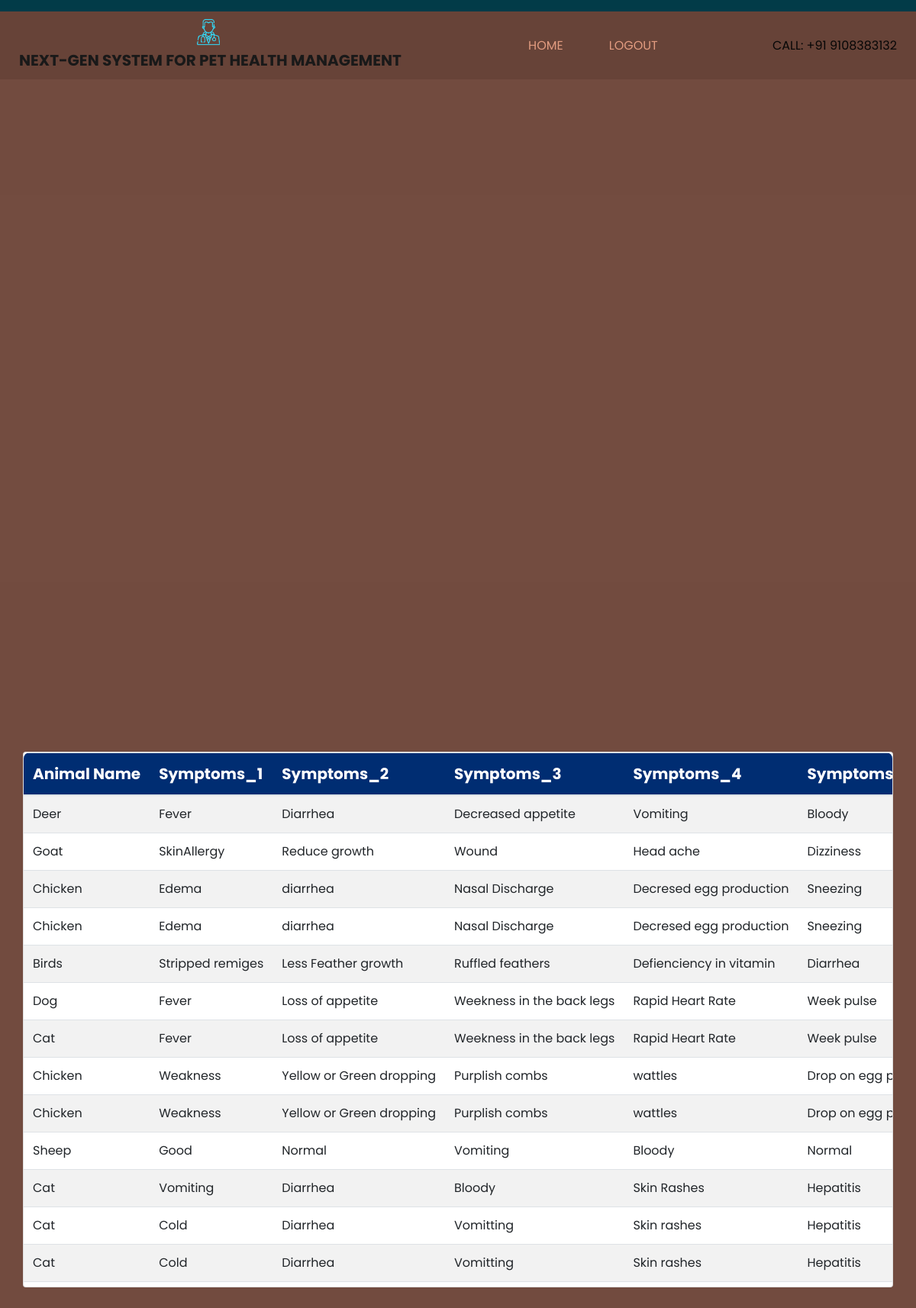
The page /adminhome on the database its author committed.
### User/models.py (models this page shows)
class PetHealthMonitoring(models.Model):
    AnimalName=models.CharField(max_length=500)
    Symptoms_1=models.CharField(max_length=500)
    Symptoms_2=models.CharField(max_length=500)
    Symptoms_3=models.CharField(max_length=500)
    Symptoms_4=models.CharField(max_length=500)
    Symptoms_5=models.CharField(max_length=500)
    Dangerous=models.CharField(max_length=500)

### Admin/views.py (the view)
# urls.py: path('adminhome',views.adminhome,name='adminhome')
def adminhome(request):
    pet=PetHealthMonitoring.objects.all()
    return render(request,"adminhome.html",{"pet":pet})

### templates/adminhome.html (shortened to what this page needs)
{% load static %}
<!DOCTYPE html>
<html>
<head>
  <link rel="stylesheet" type="text/css"
    href="https://cdnjs.cloudflare.com/ajax/libs/OwlCarousel2/2.1.3/assets/owl.carousel.min.css" />
  <link rel="stylesheet" type="text/css" href="{% static 'css/bootstrap.css' %}" />
  <link href="{% static 'css/style.css' %}" rel="stylesheet" />
  <link href="{% static 'css/responsive.css' %}" rel="stylesheet" />
</head>
<body>
  <div class="hero_area">
    <header class="header_section">
      <div class="container-fluid">
        <nav class="navbar navbar-expand-lg custom_nav-container ">
          <a class="navbar-brand" href="/">
            <img src="{% static 'images/logo.png' %}" alt="">
            <span>
              Next-Gen System for Pet Health Management
            </span>
          </a>
          <div class="collapse navbar-collapse" id="navbarSupportedContent">
            <div class="d-flex mx-auto flex-column flex-lg-row align-items-center">
              <ul class="navbar-nav  ">
                <li class="nav-item active">
                  <a class="nav-link" href="/">Home <span class="sr-only">(current)</span></a>
                </li>
                <li class="nav-item">
                  <a class="nav-link" href="logout"> Logout</a>
                </li>
              </ul>
            </div>
            <div class="quote_btn-container  d-flex justify-content-center">
              <a href="">
                Call: +91 9108383132
              </a>
            </div>
          </div>
        </nav>
      </div>
    </header>
<section class="intro">
    <div class="bg-image h-100" style="background-color: rgba(112, 72, 60, 0.98);;">
      <div class="mask d-flex align-items-center h-100">
        <div class="container">
          <div class="row justify-content-center">
            <div class="col-12">
              <div class="card">
                <div class="card-body p-0">
                  <div class="table-responsive table-scroll" data-mdb-perfect-scrollbar="true" style="position: relative; height: 700px">
                    <table class="table table-striped mb-0">
                      <thead style="background-color: #002d72;">
                        <tr>
                          <th scope="col">Animal Name</th>
                          <th scope="col">Symptoms_1</th>
                          <th scope="col">Symptoms_2</th>
                          <th scope="col">Symptoms_3</th>
                          <th scope="col">Symptoms_4</th>
                          <th scope="col">Symptoms_5</th>
                        </tr>
                      </thead>
                      <tbody>
                        {% for i in pet %}
                        <tr>
                          <td>{{i.AnimalName}}</td>
                          <td>{{i.Symptoms_1}}</td>
                          <td>{{i.Symptoms_2}}</td>
                          <td>{{i.Symptoms_3}}</td>
                          <td>{{i.Symptoms_4}}</td>
                          <td>{{i.Symptoms_5}}</td>
                        </tr>
                        {% endfor %}
                                  </tbody>
                    </table>
                  </div>
                </div>
              </div>
            </div>
          </div>
        </div>
      </div>
    </div>
  </section>
</body>
  </html>

### static/css/style.css (style rules this page uses)
body { font-family: "Poppins", sans-serif; color: #0c0c0c; background-color: #ffffff; }
.hero_area { height: 98vh; position: relative; }
.hero_area::before { content: ""; position: absolute; width: 100%; height: 15px; background-color: #023b48; }
.header_section { background-color: rgba(100, 64, 53, 0.98); padding-top: 15px; }
.header_section .container-fluid { padding-right: 25px; padding-left: 25px; }
.header_section .quote_btn-container a { color: #070707; text-transform: uppercase; }
.custom_nav-container.navbar-expand-lg .navbar-nav .nav-link { padding: 10px 30px; color: #030303; text-align: center; text-transform: uppercase; color: #e29c80; }
a, a:hover, a:focus { text-decoration: none; }
.navbar-brand, .navbar-brand:hover { text-transform: uppercase; font-weight: bold; font-size: 24px; color: #fafcfd; }
.navbar-brand { display: -webkit-box; display: -ms-flexbox; display: flex; -webkit-box-align: center; -ms-flex-align: center; align-items: center; -webkit-box-orient: vertical; -webkit-box-direction: normal; -ms-flex-direction: column; flex-direction: column; }
.navbar-brand img { width: 30px; margin-right: 5px; }
.navbar-brand span { font-size: 20px; font-weight: 700; color: #191919; margin-top: 5px; }
.custom_nav-container { z-index: 99999; padding: 5px 0; }

### static/css/responsive.css (style rules this page uses)
@media (min-width: 1200px) { .container { max-width: 1170px; } }

### templates/adminhome.html (style rules this page uses)
html, body, .intro { height: 100%; }
table td, table th { text-overflow: ellipsis; white-space: nowrap; overflow: hidden; }
thead th { color: #fff; }
.card { border-radius: .5rem; }
.table-scroll { border-radius: .5rem; }
.table-scroll table thead th { font-size: 1.25rem; }
thead { top: 0; position: sticky; }

### rows shown on the page
PetHealthMonitoring: AnimalName "Deer", Symptoms_1 "Fever", Symptoms_2 "Diarrhea", Symptoms_3 "Decreased appetite", Symptoms_4 "Vomiting", Symptoms_5 "Bloody"
PetHealthMonitoring: AnimalName "Goat", Symptoms_1 "SkinAllergy", Symptoms_2 "Reduce growth", Symptoms_3 "Wound", Symptoms_4 "Head ache", Symptoms_5 "Dizziness"
PetHealthMonitoring: AnimalName "Chicken", Symptoms_1 "Edema", Symptoms_2 "diarrhea", Symptoms_3 "Nasal Discharge", Symptoms_4 "Decresed egg production", Symptoms_5 "Sneezing"
PetHealthMonitoring: AnimalName "Chicken", Symptoms_1 "Edema", Symptoms_2 "diarrhea", Symptoms_3 "Nasal Discharge", Symptoms_4 "Decresed egg production", Symptoms_5 "Sneezing"
PetHealthMonitoring: AnimalName "Birds", Symptoms_1 "Stripped remiges", Symptoms_2 "Less Feather growth", Symptoms_3 "Ruffled feathers", Symptoms_4 "Defienciency in vitamin", Symptoms_5 "Diarrhea"
PetHealthMonitoring: AnimalName "Dog", Symptoms_1 "Fever", Symptoms_2 "Loss of appetite", Symptoms_3 "Weekness in the back legs", Symptoms_4 "Rapid Heart Rate", Symptoms_5 "Week pulse"
PetHealthMonitoring: AnimalName "Cat", Symptoms_1 "Fever", Symptoms_2 "Loss of appetite", Symptoms_3 "Weekness in the back legs", Symptoms_4 "Rapid Heart Rate", Symptoms_5 "Week pulse"
PetHealthMonitoring: AnimalName "Chicken", Symptoms_1 "Weakness", Symptoms_2 "Yellow or Green dropping", Symptoms_3 "Purplish combs", Symptoms_4 "wattles", Symptoms_5 "Drop on egg…"
PetHealthMonitoring: AnimalName "Chicken", Symptoms_1 "Weakness", Symptoms_2 "Yellow or Green dropping", Symptoms_3 "Purplish combs", Symptoms_4 "wattles", Symptoms_5 "Drop on egg…"
PetHealthMonitoring: AnimalName "Sheep", Symptoms_1 "Good", Symptoms_2 "Normal", Symptoms_3 "Vomiting", Symptoms_4 "Bloody", Symptoms_5 "Normal"
PetHealthMonitoring: AnimalName "Cat", Symptoms_1 "Vomiting", Symptoms_2 "Diarrhea", Symptoms_3 "Bloody", Symptoms_4 "Skin Rashes", Symptoms_5 "Hepatitis"
PetHealthMonitoring: AnimalName "Cat", Symptoms_1 "Cold", Symptoms_2 "Diarrhea", Symptoms_3 "Vomitting", Symptoms_4 "Skin rashes", Symptoms_5 "Hepatitis"
PetHealthMonitoring: AnimalName "Cat", Symptoms_1 "Cold", Symptoms_2 "Diarrhea", Symptoms_3 "Vomitting", Symptoms_4 "Skin rashes", Symptoms_5 "Hepatitis"
